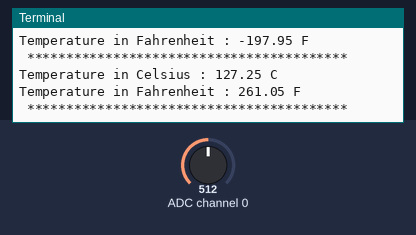
Recording of a program running on a simulated Raspberry Pi (BCM pin numbers). Shown: the last lines printed to the terminal. The test bench sets the inputs (shaded band); at power-on: ADC channel 0 = 512 (analog values on the 0–1023 scale).

Above: at 1.2 s.
1.3 s: ADC channel 0 set to 716
At 2.6 s:
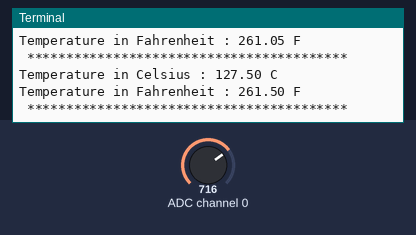
2.8 s: ADC channel 0 set to 900
At 3.8 s:
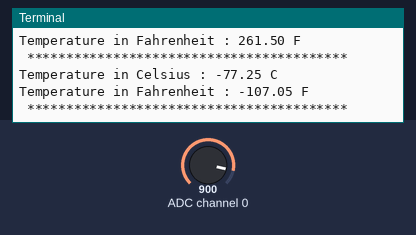
Timing chart, 0 to 5.8 s (numbered marks = the images above; inputs shaded):
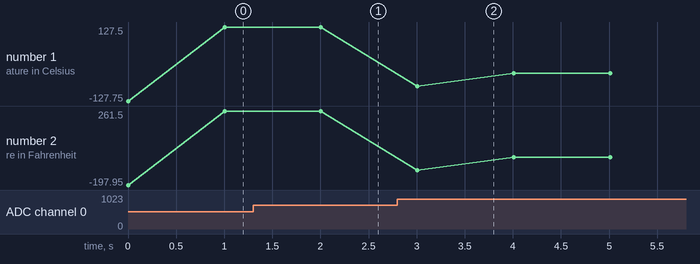

Measured:
- after the input at 1.3 s, the terminal: prints a new line after 0.71 s (image 1)
- after the input at 2.8 s, the terminal: prints a new line after 0.21 s (image 2)
- plotted number 1: 127.25 → 127.5 after the input at 1.3 s, 127.5 → -31.25 after the input at 2.8 s
- plotted number 2: 261.05 → 261.5 after the input at 1.3 s, 261.5 → -24.25 after the input at 2.8 s

The program:

AD7416ARZ.py
```python
# (licence header left out)
import smbus
import time

# Get I2C bus
bus = smbus.SMBus(1)

# I2C Address of the device
AD7416ARZ_DEFAULT_ADDRESS		= 0x48

# AD7416ARZ Register Map
AD7416ARZ_REG_TEMP				= 0x00 # Temperature Value
AD7416ARZ_REG_CONFIG			= 0x01 # Configuration Register
AD7416ARZ_REG_THYST				= 0x02 # THYST setpoint
AD7416ARZ_REG_TOTI				= 0x03 # TOTI setpoint

# AD7416ARZ Configuration Register
AD7416ARZ_FAULTQUEUE_1			= 0x00 # Fault Queue = 1
AD7416ARZ_FAULTQUEUE_2			= 0x08 # Fault Queue = 2
AD7416ARZ_FAULTQUEUE_4			= 0x10 # Fault Queue = 4
AD7416ARZ_FAULTQUEUE_6			= 0x18 # Fault Queue = 6
AD7416ARZ_MODE_CMP				= 0x00 # Comparater Mode
AD7416ARZ_MODE_INT				= 0x02 # Interrupt Mode
AD7416ARZ_MODE_SHUTDOWN			= 0x01 # Shutdown Mode

class AD7416ARZ():
	def __init__(self):
		self.temp_configuration()

	def temp_configuration(self):
		"""Select the temperature configuration from the given provided values"""
		TEMP_CONFIG = (AD7416ARZ_FAULTQUEUE_1 | AD7416ARZ_MODE_CMP)
		bus.write_byte_data(AD7416ARZ_DEFAULT_ADDRESS, AD7416ARZ_REG_CONFIG, TEMP_CONFIG)

	def read_temp(self):
		"""Read data back from AD7416ARZ_REG_TEMP(0x00), 2 bytes, temp MSB, temp LSB"""
		data = bus.read_i2c_block_data(AD7416ARZ_DEFAULT_ADDRESS, AD7416ARZ_REG_TEMP, 2)

		# Convert the data to 10-bits
		temp = ((data[0] * 256) + (data[1] & 0xC0)) / 64
		if temp > 511 :
			temp -= 1024
		cTemp = temp * 0.25
		fTemp = cTemp * 1.8 + 32

		return {'c' : cTemp, 'f' : fTemp}

from AD7416ARZ import AD7416ARZ
ad7416arz = AD7416ARZ()

while True:
	temp = ad7416arz.read_temp()
	print "Temperature in Celsius : %.2f C"%(temp['c'])
	print "Temperature in Fahrenheit : %.2f F"%(temp['f'])
	print " ***************************************** "
	time.sleep(1)
```
